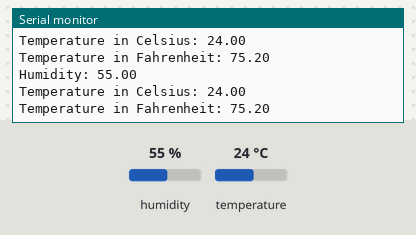
A sketch run on a simulated Arduino Uno, built with avr-gcc and run on an emulated ATmega328P. On the bench: the last lines printed to the serial monitor. The inputs (shaded band) are chosen by the test bench; at power-on: humidity 55 %, temperature 24 °C.

Above: at 4.8 s.
4.9 s: humidity set to 22 %
At 6.9 s:
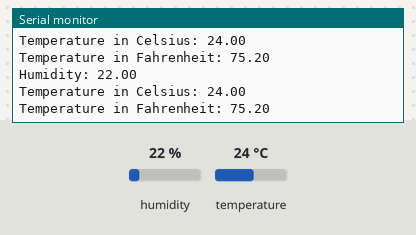
7.9 s: temperature set to 12 °C
At 8.9 s:
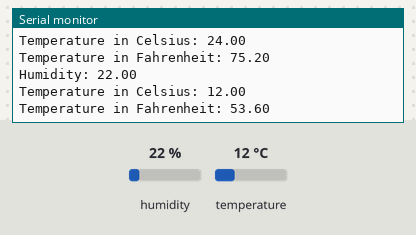
10.9 s: humidity set to 40 %
At 12.7 s:
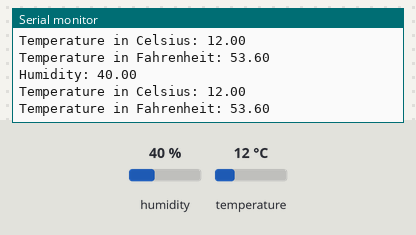
Timing chart, 0 to 14.2 s (numbered marks = the images above; inputs shaded):
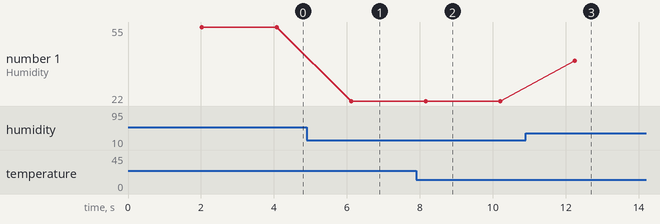

The sketch:

dht11.ino
```cpp
#include "DHT.h"
#define DHTPIN 13     // Digital pin connected to the DHT sensor
#define DHTTYPE DHT11   // DHT 11
DHT dht(DHTPIN, DHTTYPE);
void setup() {
  Serial.begin(9600);
  dht.begin();
}
void loop() {
  delay(2000);
  // Reading temperature or humidity takes about 250 milliseconds!
  float h = dht.readHumidity();
  // Read temperature as Celsius (the default)
  float t = dht.readTemperature();
  // Read temperature as Fahrenheit (isFahrenheit = true)
  float f = dht.readTemperature(true);
  Serial.println("\n");
  Serial.print("Humidity: ");
  Serial.println(h);
  Serial.print("Temperature in Celsius: ");
  Serial.println(t);
  Serial.print("Temperature in Fahrenheit: ");
  Serial.println(f);
}
```

Measured:
- after the input at 4.9 s, the serial monitor: prints a new line after 1.2 s (image 1)
- after the input at 7.9 s, the serial monitor: prints a new line after 0.28 s (image 2)
- after the input at 10.9 s, the serial monitor: prints a new line after 1.3 s (image 3)
- plotted number 1: 55 → 22 after the input at 4.9 s, 22 → 40 after the input at 10.9 s
